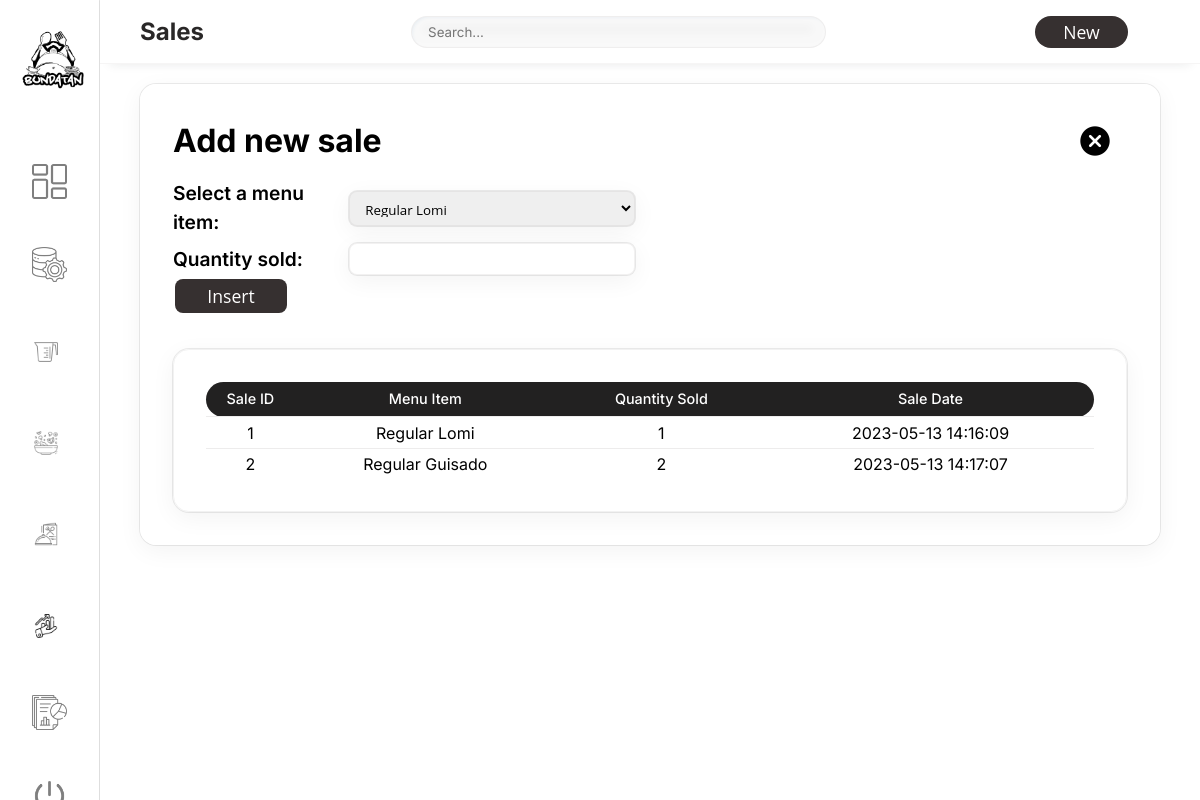
/pages/sales.php (signed in), run on an earlier commit of the app's database.
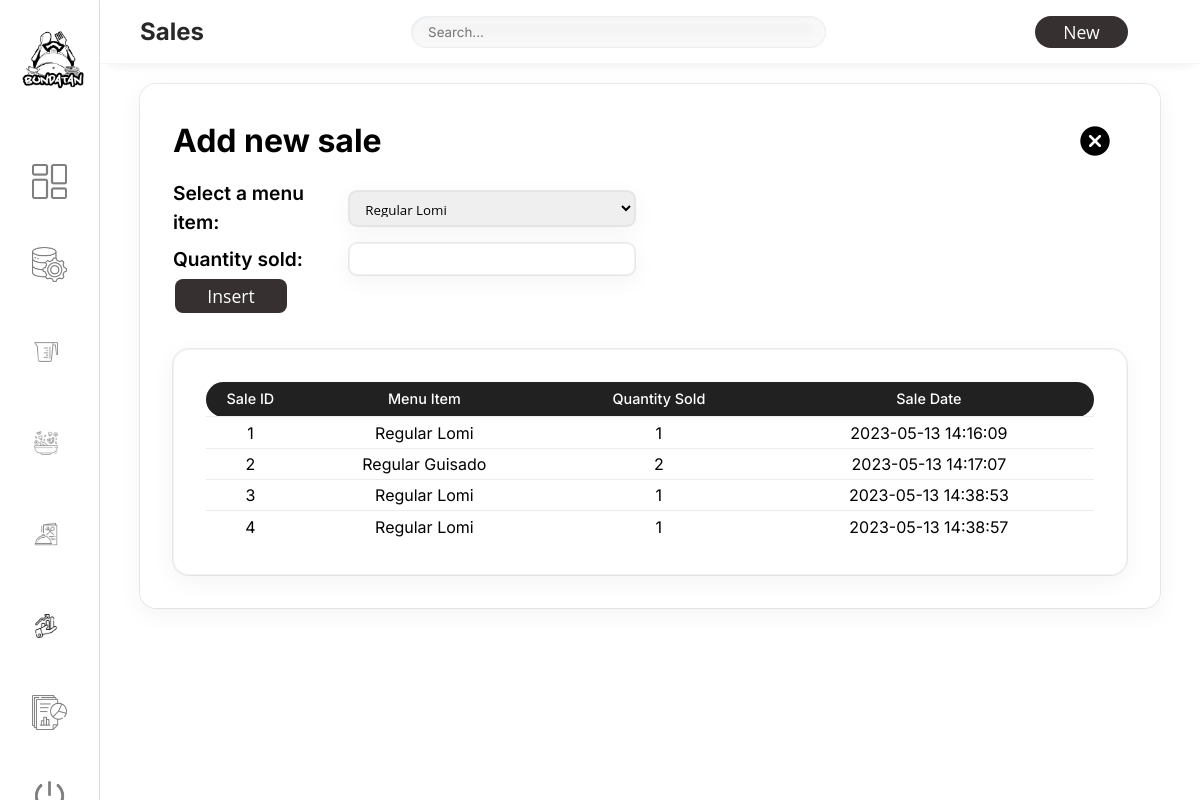
And on a later commit of the database.
### tables this page shows
CREATE TABLE `sales` (
  `SaleID` int(11) NOT NULL,
  `MenuItemID` int(11) NOT NULL,
  `SaleDate` datetime NOT NULL,
  `QuantitySold` int(11) NOT NULL
);

CREATE TABLE `menuitems` (
  `MenuItemID` int(11) NOT NULL,
  `MenuItemName` varchar(255) NOT NULL,
  `MenuItemPrice` decimal(10,2) NOT NULL,
  `MenuItemImage` varchar(255) DEFAULT NULL
);

### pages/sales.php (the view, shortened to what this page needs)
<?php
$servername = "localhost";
$username = "root";
$password = "";
$dbname = "db_bundatan";
$conn = new mysqli($servername, $username, $password, $dbname);
$sql = "SELECT * FROM menuitems";
$result = mysqli_query($conn, $sql);
$searchQuery = "";
$results = $conn->query("SELECT sales.*, menuitems.MenuItemName FROM sales INNER JOIN menuitems ON sales.MenuItemID = menuitems.MenuItemID WHERE menuitems.MenuItemName LIKE '%" . $searchQuery . "%'");
?>
<!DOCTYPE html>
<html lang="en">
<head>
    <link rel="stylesheet" href="style.css">
</head>
<body>
    <div class="Tableheader">
        <h1>Sales</h1>
        <form method="GET" class="searhForm">
            <input type="text" name="search" class="search" placeholder="Search...">
        </form>
        <button class="create" onclick="showForm()">New</button>
    </div>
    <div class="insertion">
        <div class="container">
            <div class="form"  id="insert-form">
                <div class="formHeader">
                    <h2 class="formTitle">Add new sale</h2>
                    <img src="../icons/cross.png"  class="close" onclick="hideForm()">
                </div>
                <form method="post" action="<?php echo htmlspecialchars($_SERVER["PHP_SELF"]);?>">
                    <div class="secondForm">
                        <div class="inputs">
                            <label for="menuItemID">Select a menu item:</label>
                            <select name="menuItemID" id="menuItemID">
                                <?php while ($row = mysqli_fetch_assoc($result)): ?>
                                    <option value="<?php echo $row["MenuItemID"]; ?>"><?php echo $row["MenuItemName"]; ?></option>
                                <?php endwhile; ?>
                            </select><br>
                        </div>
                        <div class="inputs">
                            <label for="quantitySold">Quantity sold:</label>
                            <input type="number" name="quantitySold" id="quantitySold" required><br>
                        </div>
                        <button type="submit" value="Record Sale" name="insert" class="insert">Insert</button>
                    </div>
                </form>
                <div class="tableContainer">
                    <table>
                        <tr>
                            <th>Sale ID</th>
                            <th>Menu Item</th>
                            <th>Quantity Sold</th>
                            <th>Sale Date</th>
                        </tr>
                        <?php
                        if ($results->num_rows > 0) {
                            while ($row = $results->fetch_assoc()) {
                                echo "<tr>";
                                echo "<td><span>Sale ID:</span> " . $row["SaleID"] . "</td>";
                                echo "<td><span>Menu Name:</span> " . $row["MenuItemName"] . "</td>";
                                echo "<td><span>Quantity Sold:</span> " . $row["QuantitySold"] . "</td>";
                                echo "<td><span>Sale Date:</span> " . $row["SaleDate"] . "</td>";
                                echo "</tr>";
                            }
                        } else {
                            echo "<tr><td colspan='4'>No sales found for the search query.</td></tr>";
                        }
                        ?>
                    </table>
                    </div>
                 </div>
                </div>
        </body>
    </html>

What changed in the data, as far as the page shows it:
added sales: SaleID "3", MenuItemID.MenuItemName "Regular Lomi", QuantitySold "1", SaleDate "2023-05-13 14:38:53"
added sales: SaleID "4", MenuItemID.MenuItemName "Regular Lomi", QuantitySold "1", SaleDate "2023-05-13 14:38:57"
